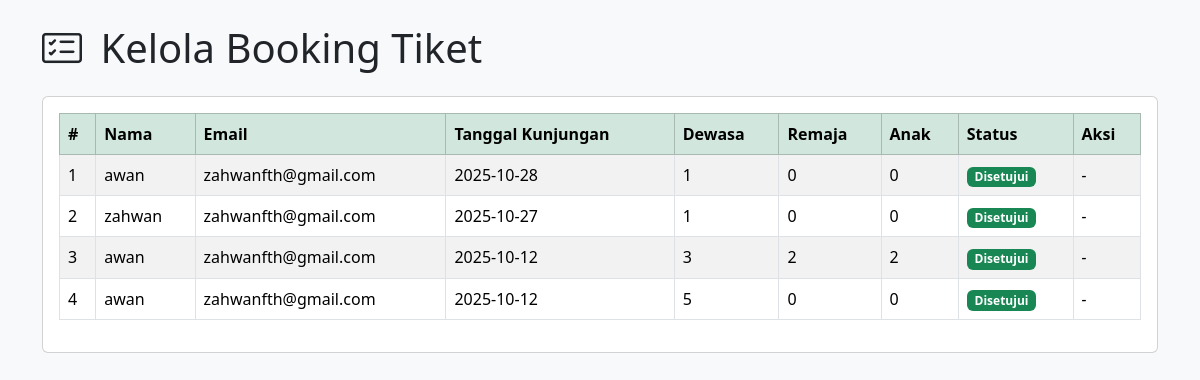
Screenshot of /admin/manage_booking.php (signed in) with the database file from the repository.
### tables this page shows
CREATE TABLE `booking` (
  `id` int NOT NULL,
  `nama_pengunjung` varchar(100) NOT NULL,
  `email` varchar(100) NOT NULL,
  `tanggal_kunjungan` date NOT NULL,
  `jumlah_dewasa` int DEFAULT '0',
  `jumlah_anak` int DEFAULT '0',
  `jumlah_remaja` int DEFAULT '0',
  `total_harga` int NOT NULL,
  `catatan` text,
  `tanggal_booking` timestamp NULL DEFAULT CURRENT_TIMESTAMP,
  `status` varchar(20) NOT NULL DEFAULT 'dibooking'
);

### admin/manage_booking.php (the view, shortened to what this page needs)
<?php
include '../database/conn.php';
$result = $conn->query("SELECT * FROM booking ORDER BY tanggal_kunjungan DESC");
?>
<!DOCTYPE html>
<html lang="id">
<head>
  <link href="https://cdn.jsdelivr.net/npm/bootstrap@5.3.2/dist/css/bootstrap.min.css" rel="stylesheet">
  <link rel="stylesheet" href="https://cdn.jsdelivr.net/npm/bootstrap-icons@1.11.3/font/bootstrap-icons.css">
</head>
<body class="bg-light">
<div class="container py-4">
  <h1 class="mb-4"><i class="bi bi-card-checklist me-2"></i> Kelola Booking Tiket</h1>
  <div class="card">
    <div class="card-body">
      <table class="table table-bordered table-striped">
        <thead class="table-success">
          <tr>
            <th>#</th>
            <th>Nama</th>
            <th>Email</th>
            <th>Tanggal Kunjungan</th>
            <th>Dewasa</th>
            <th>Remaja</th>
            <th>Anak</th>
            <th>Status</th>
            <th>Aksi</th>
          </tr>
        </thead>
        <tbody>
        <?php
        if ($result->num_rows > 0):
          $no = 1;
          while ($row = $result->fetch_assoc()):
        ?>
          <tr>
            <td><?= $no++; ?></td>
            <td><?= htmlspecialchars($row['nama_pengunjung']); ?></td>
            <td><?= htmlspecialchars($row['email']); ?></td>
            <td><?= htmlspecialchars($row['tanggal_kunjungan']); ?></td>
            <td><?= $row['jumlah_dewasa']; ?></td>
            <td><?= $row['jumlah_remaja']; ?></td>
            <td><?= $row['jumlah_anak']; ?></td>
            <td>
              <?php if ($row['status'] === 'dibooking'): ?>
                <span class="badge bg-warning text-dark">Dibooking</span>
              <?php elseif ($row['status'] === 'acc'): ?>
                <span class="badge bg-success">Disetujui</span>
              <?php elseif ($row['status'] === 'dec'): ?>
                <span class="badge bg-danger">Ditolak</span>
              <?php endif; ?>
            </td>
            <td>
              <?php if ($row['status'] === 'dibooking'): ?>
                <a href="?acc=<?= $row['id']; ?>" class="btn btn-sm btn-success" onclick="return confirm('Setujui booking ini?')">
                  <i class="bi bi-check-circle"></i>
                </a>
                <a href="?dec=<?= $row['id']; ?>" class="btn btn-sm btn-danger" onclick="return confirm('Tolak booking ini?')">
                  <i class="bi bi-x-circle"></i>
                </a>
              <?php else: ?>
                <em>-</em>
              <?php endif; ?>
            </td>
          </tr>
        <?php
          endwhile;
        else:
        ?>
          <tr>
            <td colspan="9" class="text-center">Belum ada data booking.</td>
          </tr>
        <?php endif; ?>
        </tbody>
      </table>
    </div>
  </div>
</div>
</body>
</html>

### rows the page displays
booking: nama_pengunjung "awan", email "zahwanfth@gmail.com", tanggal_kunjungan "2025-10-28", jumlah_dewasa "1", jumlah_remaja "0", jumlah_anak "0", status "Disetujui"
booking: nama_pengunjung "zahwan", email "zahwanfth@gmail.com", tanggal_kunjungan "2025-10-27", jumlah_dewasa "1", jumlah_remaja "0", jumlah_anak "0", status "Disetujui"
booking: nama_pengunjung "awan", email "zahwanfth@gmail.com", tanggal_kunjungan "2025-10-12", jumlah_dewasa "3", jumlah_remaja "2", jumlah_anak "2", status "Disetujui"
booking: nama_pengunjung "awan", email "zahwanfth@gmail.com", tanggal_kunjungan "2025-10-12", jumlah_dewasa "5", jumlah_remaja "0", jumlah_anak "0", status "Disetujui"
